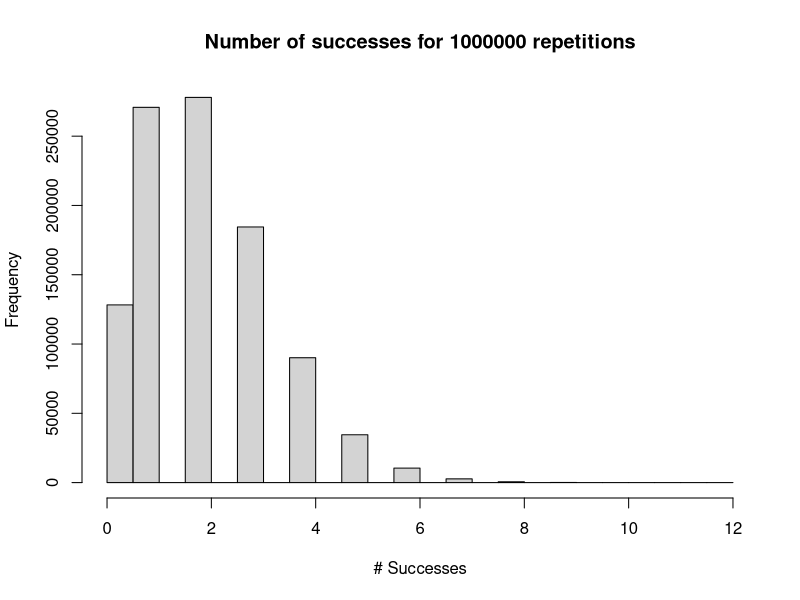

The R source for this figure: (Note: this script raises an error after producing the figure.)
## ---- chunk 1
sim1 = sum(sample(c("Success","Failure"),40,prob = c(0.05,0.95),replace = TRUE) == "Success")

sim1
## ---- chunk 2
sim1 = sum(sample(c("Success","Failure"),40,prob = c(0.05,0.95),replace = TRUE) == "Success")
repeatsim = sapply(1:1000000, function(i){
  sim1 = sum(sample(c("Success","Failure"),40,prob = c(0.05,0.95),replace = TRUE) == "Success")
  return(sim1)
})
freq = names(table(repeatsim))[which.max(table(repeatsim))]

hist(repeatsim, main = "Number of successes for 1000000 repetitions",ylab = "Frequency",xlab = "# Successes")
## ---- chunk 3
avg = mean(repeatsim)
sd = sd(repeatsim)
avg
sd
## ---- chunk 4
allrem = mean(repeatsim == 0)
allrem
## ---- chunk 5
twoforget = mean(repeatsim >= 2)
twoforget
## ---- chunk 6
the.med = median(glasses);
the.med
## ---- chunk 7
lynx = as.numeric(lynx)
hist(lynx, main = "Lynx",xlab = "Population")
avg = mean(lynx)
avg
the.var = var(lynx)
the.var
## ---- chunk 8
lynx = as.numeric(lynx)
index = sample(1:length(lynx), 10, replace = FALSE)
new.sample = lynx[index]
avg = mean(new.sample)
avg
## ---- chunk 9
lynx = as.numeric(lynx)
lynx.function = sapply(1:1000000, function(i){
  index = sample(1:length(lynx), 10, replace = FALSE)
  new.sample = lynx[index]
  avg1 = mean(new.sample)
  return(avg1)
  })

sig = sd(lynx)
xbar = mean(lynx.function)
xbar
sample.sd = sd(lynx.function)
sample.sd
## ---- chunk 10
mean.diff = abs(avg-xbar)
sd.diff = abs(sig-sample.sd)
## ---- chunk 11
hist((lynx.function), main = "Distribution of means", n=40,xlab = "Average")
## ---- chunk 12
mean50 = mean(sample(lynx,50,replace = FALSE))
mean50
sd50 = sd(sample(lynx,50,replace = FALSE))
sd50
## ---- chunk 13
mean.of.means = sapply(1:1000000,function(i){
  simmean = mean(sample(lynx,50,replace = FALSE))
  return(simmean)
})
finalmean = mean(mean.of.means)
finalmean
finalsd = sd(mean.of.means)
finalsd
## ---- chunk 14
hist(mean.of.means, main = "Mean Distribution, n = 50",xlab = "Average")
